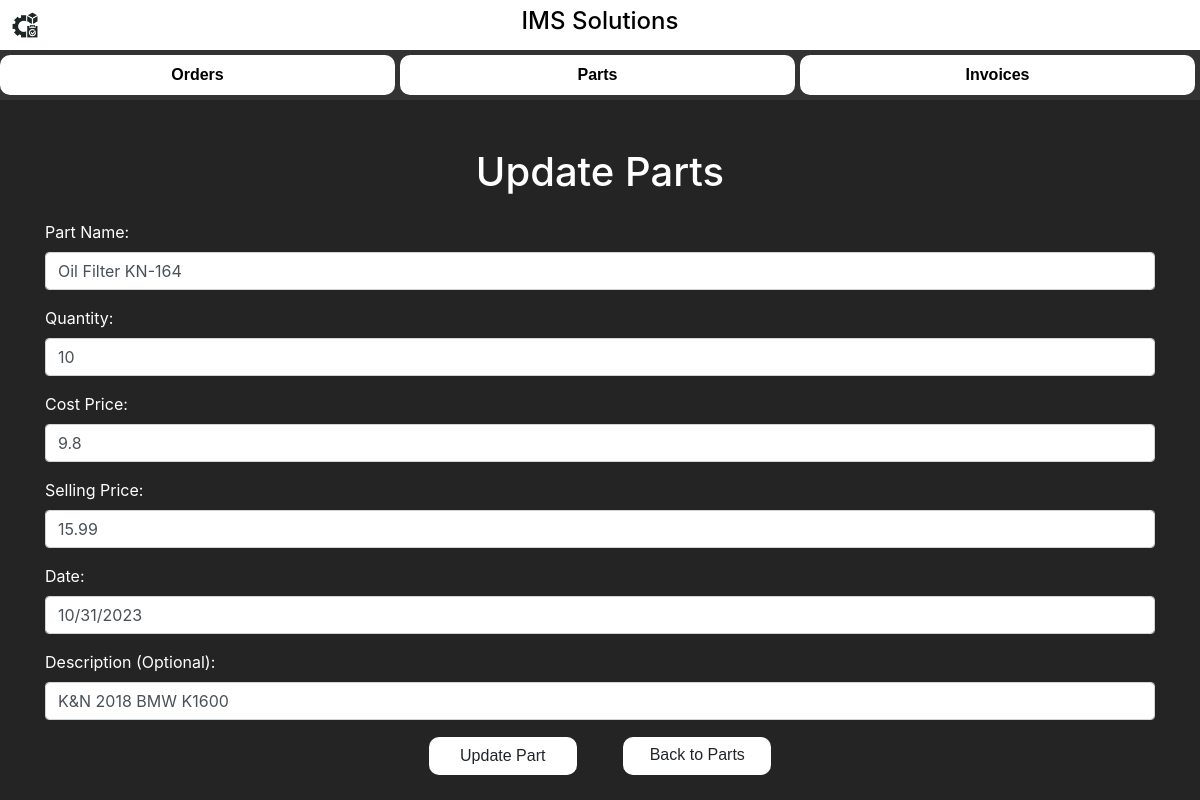
/editPart/7, run on the app's committed database.
### app.py (models this page shows, shortened)
class PartItem(db.Model):
    __bind_key__ = 'db2'
    id = db.Column(db.Integer, primary_key=True)
    name = db.Column(db.String(100), nullable=False)
    quantity = db.Column(db.Integer, nullable=False)
    cost_price = db.Column(db.Float, nullable=False)
    selling_price = db.Column(db.Float, nullable=False)
    date = db.Column(db.String(100), nullable=True)
    description = db.Column(db.String(200), nullable=True)

### app.py (the view)
@app.route('/editPart/<int:item_id>')
def edit_part(item_id):
    item = PartItem.query.get(item_id)
    return render_template('parts_update.html', item=item)

### templates/parts_update.html (shortened to what this page needs)
<!DOCTYPE html>
<html lang="en">
<head>
    <link rel="stylesheet" type="text/css" href="{{ url_for('static', filename='styles.css') }}">
    <link rel="stylesheet" href="https://stackpath.bootstrapcdn.com/bootstrap/4.3.1/css/bootstrap.min.css"
>
</head>
<body>
    <div class="title-bar">
        <div class="title-content">
            <img class="title-emblem" style="position: absolute; top: 0; left: 0;" src="{{ url_for('static', filename='IMSEmblem.png') }}" alt="IMS Emblem">
            <h1 class="title-text">IMS Solutions</h1>
        </div>
    </div>
    <div class="nav-bar">
        <a href="{{ url_for('inventory') }}"  style="text-decoration: none;" class="nav-button nav-link glow-on-hover-r"><b>Orders</b></a>
        <a href="{{ url_for('partInventory') }}"  style="text-decoration: none;" class="nav-button nav-link glow-on-hover-b"><b>Parts</b></a>
        <a href="{{ url_for('invoiceInventory') }}"  style="text-decoration: none;" class="nav-button nav-link glow-on-hover-g"><b>Invoices</b></a>
    </div>
    <div class="container mt-5">
        <center><h1 class="mb-4">Update Parts</h1></center>
        <form action="{{ url_for('update_part', item_id=item.id) }}" method="POST">
            <div class="form-group">
                <label for="name">Part Name:</label>
                <input type="text" id="name" name="name" class="form-control" value="{{ item.name }}" required>
            </div>
            <div class="form-group">
                <label for="quantity">Quantity:</label>
                <input type="number" id="quantity" name="quantity" class="form-control" value="{{ item.quantity }}" required>
            </div>
            <div class="form-group">
                <label for="cost_price">Cost Price:</label>
                <input type="number" step="0.01" id="cost_price" name="cost_price" class="form-control" value="{{ item.cost_price }}" required>
            </div>
            <div class="form-group">
                <label for="selling_price">Selling Price:</label>
                <input type="number" step="0.01" id="selling_price" name="selling_price" class="form-control" value="{{ item.selling_price }}" required>
            </div>
            <div class="form-group">
                <label for="date">Date:</label>
                <input type="text" id="date" name="date" class="form-control" value="{% if item.date %}{{ item.date }}{% endif %}">
            </div>
            <div class="form-group">
                <label for="description">Description (Optional):</label>
                <input type="text" id="description" name="description" class="form-control" value="{% if item.description %}{{ item.description }}{% endif %}">
            </div>
           <center> <button type="submit" style = "margin-right: 20px;" class="btn glow-on-hover-b">Update Part</button>
            <a href="{{ url_for('partInventory') }}" style = "margin-left: 20px;" class="btn glow-on-hover-b">Back to Parts</a> </center>
        </form>
        <br>
    </div>

### static/styles.css (style rules this page uses)
.title-bar { background-color: white; display: flex; justify-content: center; align-items: center; height: 50px; }
.title-content { display: flex; align-items: center; }
.title-emblem { margin-right: 10px; width: 50px; height: 50px; }
.title-text { font-size: 24px; color: black; }
.nav-bar { color: black; background-color: #333; display: flex; justify-content: space-between; align-items: center; height: 50px; }
.nav-button { color: white; margin-right: 5px; padding: 10px 0px; flex-grow: 1; text-align: center; }
.nav-link { border-right: 1px solid white; }
.glow-on-hover-g { font-family: Arial; width: 150px; height: 40px; border: none; outline: none; color: #000000; background: rgb(36, 36, 36);; cursor: pointer; position: relative; z-index: 0; border-radius: 10px; }
.glow-on-hover-g:before { content: ''; background: linear-gradient(45deg, #1eff4414, #1eff4443, #1eff4465, #1eff448d, #1eff44a1, #1eff44c4, #1eff44dc, #1eff45, #1eff45); position: absolute; top: -2px; left: -2px; background-size: 500%; z-index: -1; filter: blur(5px); width: calc(100% + 4px); height: calc(100% + 4px); animation: glowing 20s linear infinite;; opacity: 0; transition: opacity .3s ease-in-out; border-radius: 10px; }
.glow-on-hover-g:after { z-index: -1; content: ''; position: absolute; width: 100%; height: 100%; background: #ffffff; left: 0; top: 0; border-radius: 10px; }
.glow-on-hover-b { font-family: Arial; width: 150px; height: 40px; border: none; outline: none; color: #000000; background: rgb(36, 36, 36);; cursor: pointer; position: relative; z-index: 0; border-radius: 10px; }
.glow-on-hover-b:before { content: ''; background: linear-gradient(45deg, #2db2ff16, #2db2ff3d, #2db2ff80, #2db2ff9c, #2db2ffa8, #2db2ffc9, #2db2ffe2, #2db2ff, #2db2ff); position: absolute; top: -2px; left: -2px; background-size: 500%; z-index: -1; filter: blur(5px); width: calc(100% + 4px); height: calc(100% + 4px); animation: glowing 20s linear infinite;; opacity: 0; transition: opacity .3s ease-in-out; border-radius: 10px; }
.glow-on-hover-b:after { z-index: -1; content: ''; position: absolute; width: 100%; height: 100%; background: #ffffff; left: 0; top: 0; border-radius: 10px; }
.glow-on-hover-r { font-family: Arial; width: 150px; height: 40px; border: none; outline: none; color: #000000; background: rgb(36, 36, 36); cursor: pointer; position: relative; z-index: 0; border-radius: 10px; }
.glow-on-hover-r:before { content: ''; background: linear-gradient(45deg, rgb(255, 0, 0), rgb(200, 0, 0), rgb(170, 0, 0), rgb(130, 0, 0), rgb(100, 0, 0), rgb(130, 0, 0), rgb(170, 0, 0), rgb(200, 0, 0), rgb(255, 0, 0)); position: absolute; top: -2px; left: -2px; background-size: 400%; z-index: -1; filter: blur(5px); width: calc(100% + 4px); height: calc(100% + 4px); animation: glowing 20s linear infinite; opacity: 0; transition: opacity .3s ease-in-out; border-radius: 10px; color:black; }
.glow-on-hover-r:after { z-index: -1; content: ''; position: absolute; width: 100%; height: 100%; background: #ffffff; left: 0; top: 0; border-radius: 10px; }

### templates/parts_update.html (style rules this page uses)
body { background-color: rgb(36, 36, 36); color: white; }

### data on the page
PartItem: name "Oil Filter KN-164", quantity "10", cost_price "9.8", selling_price "15.99", date "10/31/2023", description "K&N 2018 BMW K1600"
